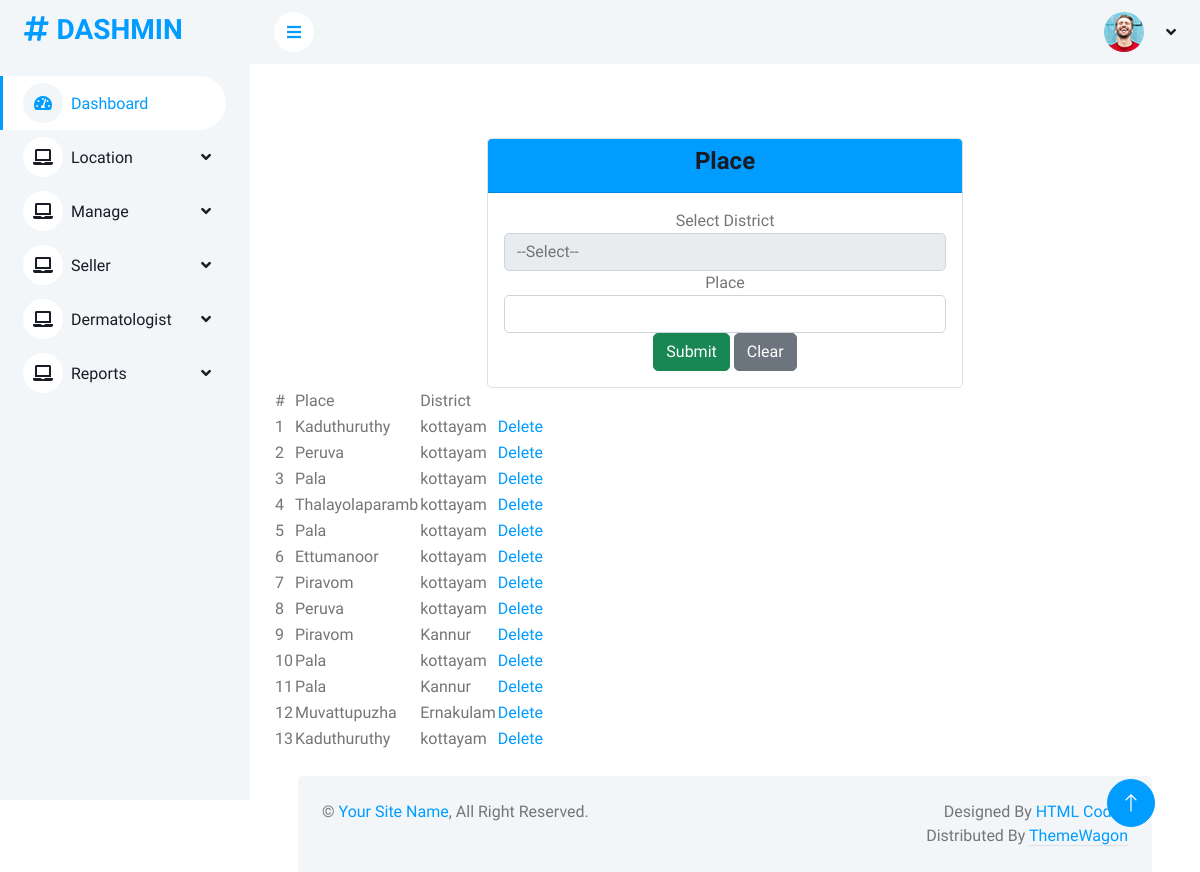
The page /Project/Admin/Place.php on the database its author committed.
### tables this page shows
CREATE TABLE `tbl_place` (
  `place_id` int(11) NOT NULL,
  `place_name` varchar(20) NOT NULL,
  `district_id` int(20) NOT NULL
);

CREATE TABLE `tbl_district` (
  `district_id` int(11) NOT NULL,
  `district_name` varchar(30) NOT NULL
);

### Project/Admin/Place.php (the view, shortened to what this page needs)
<?php
include("Head.php");
		?>
<!DOCTYPE html
  PUBLIC "-//W3C//DTD XHTML 1.0 Transitional//EN" "http://www.w3.org/TR/xhtml1/DTD/xhtml1-transitional.dtd">
<html xmlns="http://www.w3.org/1999/xhtml">
<head>
</head>
<body>
  <form id="form1" name="form1" method="post" action="">
    <div class="container form-container">
      <div class="card">
        <div class="card-header bg-primary text-white text-center">
          <h4>Place</h4>
        </div>
        <div class="card-body">
          <form id="form1" name="form1" method="post" action="">
            <div class="form-group">
              <label for="sel_dis">Select District</label>
              <select class="form-control" name="sel_dis" id="sel_dis" required>
                <option value="">--Select--</option>
              </select>
            </div>
            <div class="form-group">
              <label for="txt_place">Place</label>
              <input type="text" class="form-control" name="txt_place" id="txt_place" required />
            </div>
            <div class="form-group text-center">
              <button type="submit" class="btn btn-success" name="btn_sub" id="btn_sub">Submit</button>
              <button type="reset" class="btn btn-secondary" name="btn_reset" id="btn_reset">Clear</button>
            </div>
          </form>
        </div>
      </div>
    </div>
</body>
<table>
  <tr>
    <td>#</td>
    <td>Place</td>
    <td>District</td>
  </tr>
  <?php
$i=0;
		$selqry="select *  from tbl_place p inner join tbl_district d on p.district_id = d.district_id";
		$result=$Con->query($selqry);
		while($row=$result->fetch_assoc())
		{
      $i++;
?>
  <tr>
      <td><?php echo $i;?></td>
    <td>
      <?php echo $row["place_name"]?>
    </td>
    <td>
      <?php echo $row["district_name"]?>
    </td>
    <td><a href="Place.php?did=<?php echo $row["place_id"]?>">Delete</a> </td>
  </tr>
  <?php
		}
?>
</table>
</body>
</html>
<?php
            include("Foot.php");
            ?>

### Project/Assets/Templates/Admin/css/style.css (style rules this page uses)
:root { --primary: #009CFF; --light: #F3F6F9; --dark: #191C24; }
.btn { transition: .5s; }

### Project/Admin/Place.php (style rules this page uses)
.form-container { margin-top: 50px; max-width: 500px; margin-left: auto; margin-right: auto; }
.form-group { text-align: center; }

### rows shown on the page
tbl_place: place_name "Kaduthuruthy", district.district_name "kottayam"
tbl_place: place_name "Peruva", district.district_name "kottayam"
tbl_place: place_name "Pala", district.district_name "kottayam"
tbl_place: place_name "Thalayolaparamb", district.district_name "kottayam"
tbl_place: place_name "Pala", district.district_name "kottayam"
tbl_place: place_name "Ettumanoor", district.district_name "kottayam"
tbl_place: place_name "Piravom", district.district_name "kottayam"
tbl_place: place_name "Peruva", district.district_name "kottayam"
tbl_place: place_name "Piravom", district.district_name "Kannur"
tbl_place: place_name "Pala", district.district_name "kottayam"
tbl_place: place_name "Pala", district.district_name "Kannur"
tbl_place: place_name "Muvattupuzha", district.district_name "Ernakulam"
tbl_place: place_name "Kaduthuruthy", district.district_name "kottayam"
